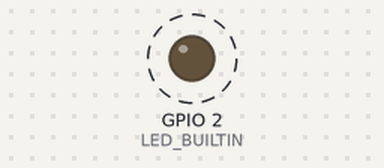
This program was run on a simulated ESP8266 (NodeMCU). Parts: output pins drawn as LEDs (lit = HIGH, except the on-board LED, lit = LOW). Dashed ring = blinking.

Above: at 0.15 s.
Timing chart, 0 to 3.0 s (numbered marks = the images above):
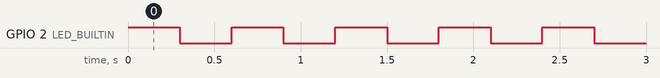

Measured:
- by itself, GPIO 2 (LED_BUILTIN): alternates HIGH for 0.30 s and LOW for 0.30 s

The program:

main.cpp
```cpp
#include <Arduino.h>


void setup() {
  Serial.begin(9600);
  pinMode(LED_BUILTIN, OUTPUT);
}

void loop() {
  digitalWrite(LED_BUILTIN, HIGH);
  delay(300);
  digitalWrite(LED_BUILTIN, LOW);
  delay(300);
}
```
